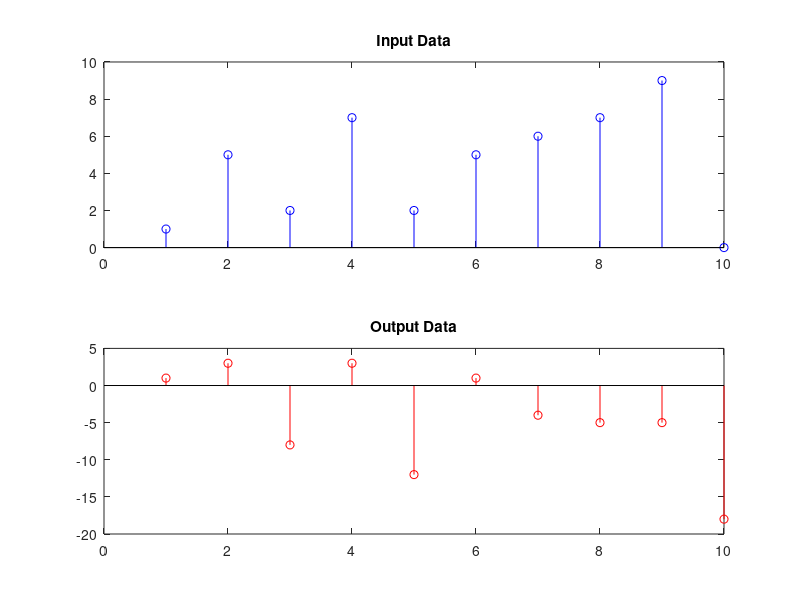

MATLAB code for this plot:
% Define the coefficients for the LTI system
a = [1, 2];

% Define the input signal
input_data = [1,5,2,7,2,5,6,7,9]; % Extended by one element for proper delay
data = [input_data, zeros(1, 1)];

% Initialize arrays for delay and output
delay_data = zeros(size(data));
output_signal_recv = zeros(size(data));

% Implement the delay system
for n = 1:length(data)
    if n > 1 
        delay_data(n) = data(n - 1);
    else
        delay_data(n) = 0; % Zero padding for samples before the delay
    end
end

% Recursive Part
for n = 1:length(data)
    output_signal_recv(n) = data(n);
    for k = 2:length(a)
        if n - k + 1 >= 1
            output_signal_recv(n) = output_signal_recv(n) - a(k) * delay_data(n)
        end
    end
end

% Display the input and output data
disp('Input Data:');
disp(data);
disp('Output Data:');
disp(output_signal_recv);

% Plot the input and output data
figure;
subplot(2, 1, 1);
stem(data, 'b', 'DisplayName', 'Input Data');
title('Input Data');
subplot(2, 1, 2);
stem(output_signal_recv, 'r', 'DisplayName', 'Output Data');
title('Output Data');
